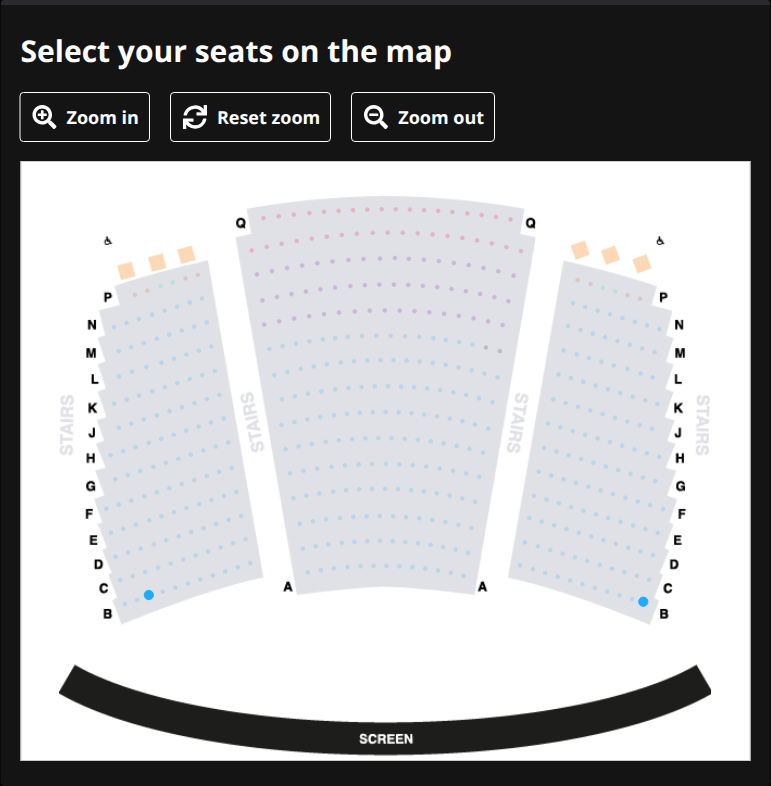
#> input picture seat-maps/2026-07-30_13-00.png, 771 x 786 px
$ python test_tight.py
#> lines starting #> are read from the running program, lines starting #| are printed output that depends on the picture; after the words box and inside, x2 and y2 are one past the last pixel; in counts of white or black regions, pixels touching at a corner belong together
import cv2
import numpy as np

for filename in ["2026-07-30_13-00.png", "2026-08-24_20-15.png"]:
    img = cv2.imread(f"seat-maps/{filename}")
#> img is the input picture: shape (786, 771, 3); mean B, G, R 176.3, 174.6, 174.2
    hsv = cv2.cvtColor(img, cv2.COLOR_BGR2HSV)
#> hsv: shape (786, 771, 3); mean H, S, V 37.9, 4.6, 176.8

    # Very high saturation (>= 200) and brightness (>= 240)
    lower_blue = np.array([95, 200, 240])
    upper_blue = np.array([110, 255, 255])
    mask = cv2.inRange(hsv, lower_blue, upper_blue)
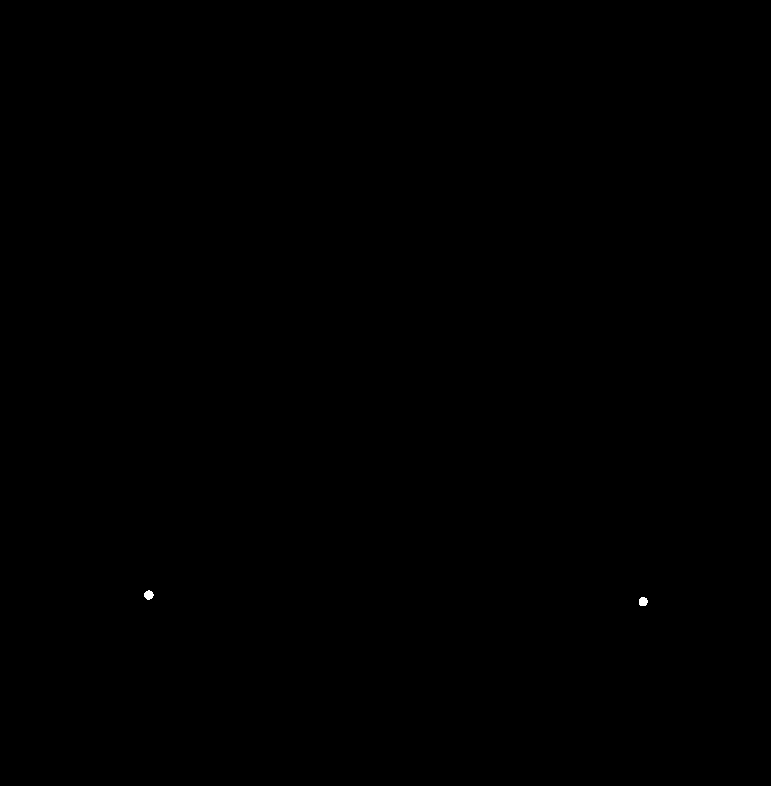
#> mask: shape (786, 771); 0.02% white; 2 white regions

    contours, _ = cv2.findContours(mask, cv2.RETR_EXTERNAL, cv2.CHAIN_APPROX_SIMPLE)
#> contours = 2 contours; box (x1, y1, x2, y2) and area: (144, 590, 154, 600) 58, (639, 597, 648, 606) 54

    centers = []
    for cnt in contours:
        area = cv2.contourArea(cnt)
        x, y, w, h = cv2.boundingRect(cnt)
        if 35 <= area <= 100 and 7 <= w <= 15 and 7 <= h <= 15:
            centers.append((x + w//2, y + h//2))
#> this loop made 2 passes
#> (area, x, y, w, h) on passes 1 to 2: (54.5, 639, 597, 9, 9), (58, 144, 590, 10, 10)
#> after the loop, centers = [(643, 601), (149, 595)]

    print(f"File: {filename} -> found {len(centers)} seats with tight Saturation/Value threshold")
#| File: 2026-07-30_13-00.png -> found 2 seats with tight Saturation/Value threshold
#> pass 2 of the loop `for filename in ["2026-07-30_13-00.png", "2026-08-24_20-15.png"]:`:
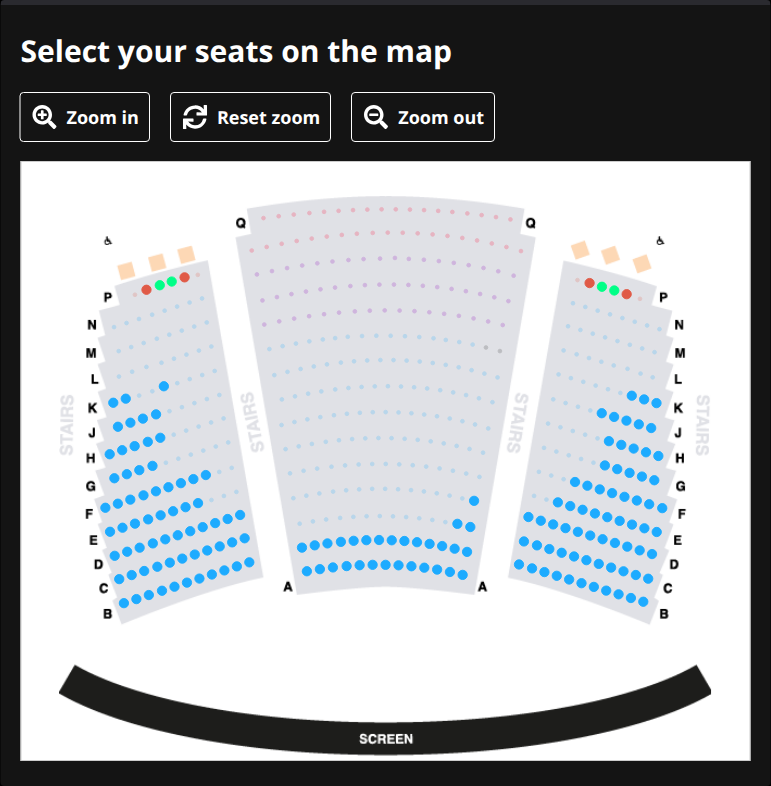
#> input picture seat-maps/2026-08-24_20-15.png, 771 x 786 px
#> img is the input picture: shape (786, 771, 3); mean B, G, R 176.6, 173.5, 170.1
#> hsv: shape (786, 771, 3); mean H, S, V 37.6, 9.2, 177.3
#> `mask = cv2.inRange(hsv, lower_blue, upper_blue)`:
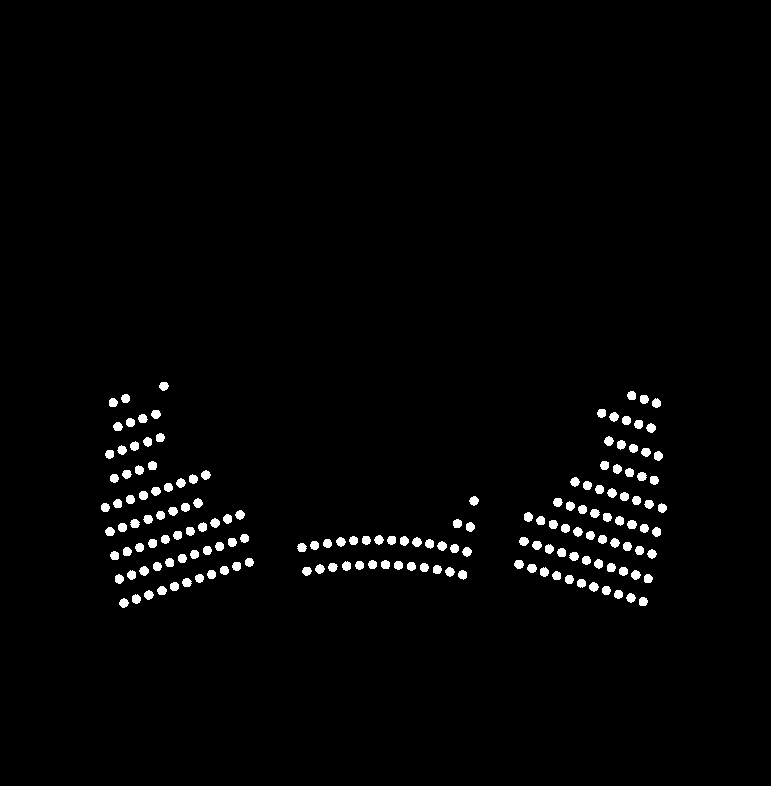
#> mask: shape (786, 771); 1.8% white; 164 white regions
#> contours = 164 contours; largest, box (x1, y1, x2, y2) and area: (631, 570, 641, 580) 59, (139, 566, 149, 576) 59, (412, 537, 422, 547) 59, (144, 590, 154, 600) 58, (589, 582, 599, 592) 58
#> the loop `for cnt in contours:` made 164 passes
#> (area, x, y, w, h) on passes 1 to 3: (57, 119, 598, 10, 10), (54.5, 639, 597, 9, 9), (56.5, 132, 594, 9, 10)
#> after the loop `for cnt in contours:`: centers = 164 pairs, first value 105 to 662, second value 386 to 603
#| File: 2026-08-24_20-15.png -> found 164 seats with tight Saturation/Value threshold
